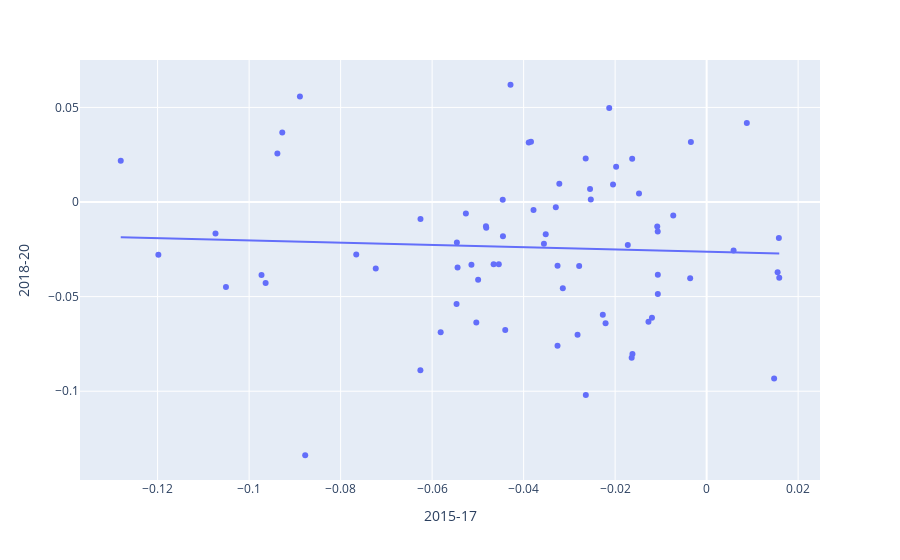

Here is the notebook cell this chart was saved with:
### Code cell
fig = px.scatter(pl_splt.unstack().reset_index(), x='X', y='Y', trendline="ols", hover_name="bat_id"
                 , labels={'X': '2015-17', 'Y': '2018-20'})
fig.show()
